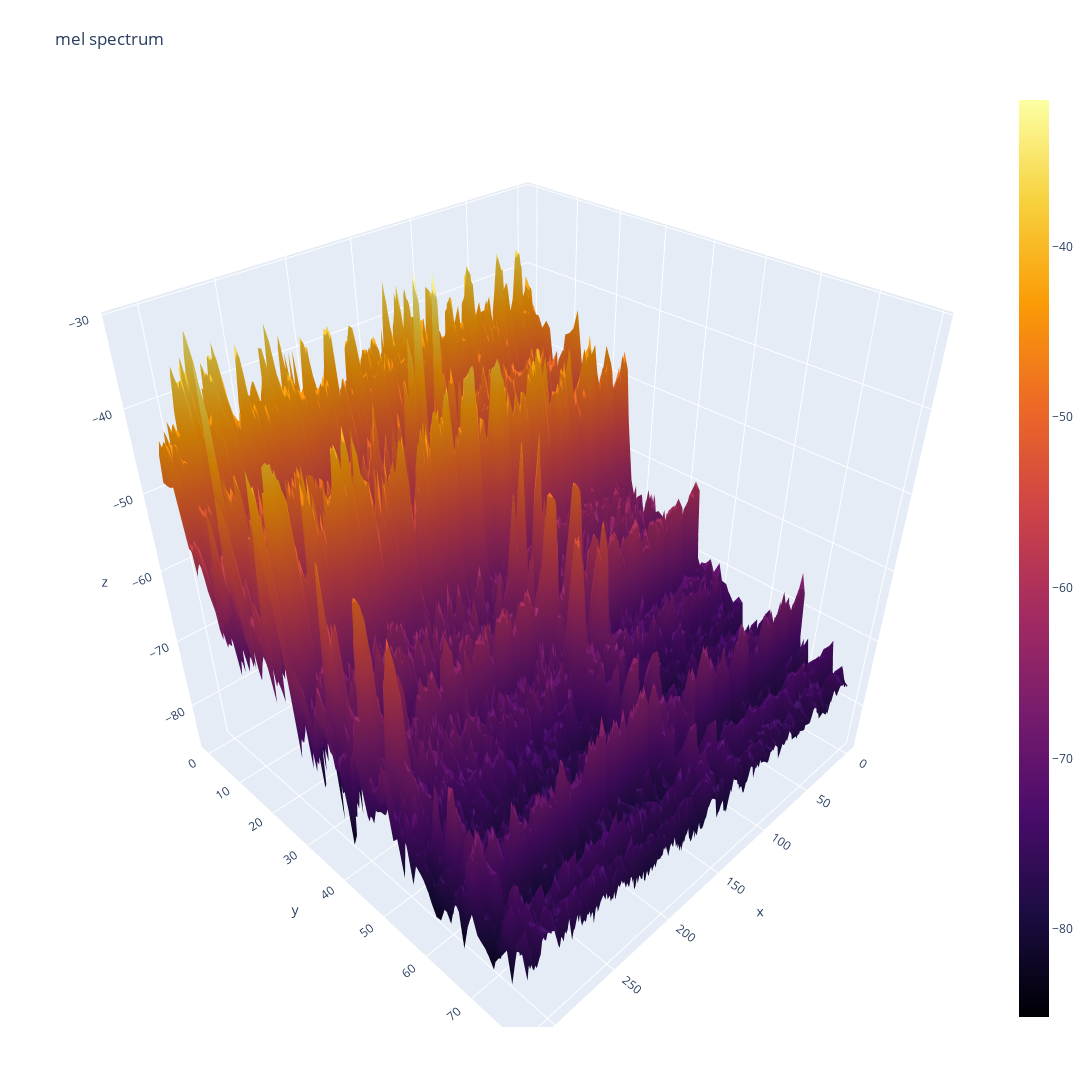

Notebook source saved alongside this figure:
### Code cell
import plotly.graph_objects as go

fig = go.Figure(data=[go.Surface(z=mel_data,
                  colorscale='Inferno')])

fig.update_layout(title='mel spectrum', 
                  autosize=False,
                  width=1200, 
                  height=1200,
                  margin=dict(l=65, r=50, b=65, t=90))

fig.show()

### Figure 1 — Plotly figure (JSON) as saved in the notebook; plotly's stock layout.template omitted (floating-point values rounded to 4 significant figures; data arrays with more than 128 entries replaced by an {"elided": "..."} marker saying what was removed)
{"data": [{"colorscale": [[0, "#000004"], [0.1111, "#1b0c41"], [0.2222, "#4a0c6b"], [0.3333, "#781c6d"], [0.4444, "#a52c60"], [0.5556, "#cf4446"], [0.6667, "#ed6925"], [0.7778, "#fb9b06"], [0.8889, "#f7d13d"], [1, "#fcffa4"]], "type": "surface", "z": {"elided": "80x313 float values"}}], "layout": {"autosize": false, "height": 1200, "margin": {"b": 65, "l": 65, "r": 50, "t": 90}, "title": {"text": "mel spectrum"}, "width": 1200}}
